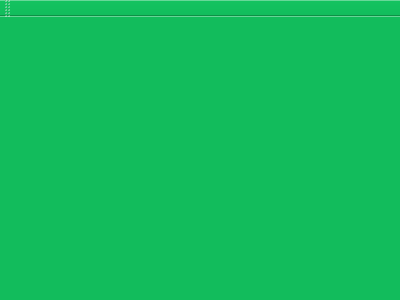
<?xml version="1.0" encoding="UTF-8"?>
<ui version="4.0">
 <class>MainWindow</class>
 <widget class="QMainWindow" name="MainWindow">
  <property name="geometry">
   <rect>
    <x>0</x>
    <y>0</y>
    <width>400</width>
    <height>300</height>
   </rect>
  </property>
  <property name="windowTitle">
   <string>MainWindow</string>
  </property>
  <property name="styleSheet">
   <string notr="true">background-color: rgb(18, 188, 92);</string>
  </property>
  <widget class="QWidget" name="centralWidget">
   <widget class="QLabel" name="lblShow">
    <property name="geometry">
     <rect>
      <x>20</x>
      <y>20</y>
      <width>361</width>
      <height>221</height>
     </rect>
    </property>
    <property name="font">
     <font>
      <family>微软雅黑</family>
      <pointsize>18</pointsize>
      <kerning>true</kerning>
     </font>
    </property>
    <property name="styleSheet">
     <string notr="true"/>
    </property>
    <property name="text">
     <string/>
    </property>
   </widget>
  </widget>
  <widget class="QMenuBar" name="menuBar">
   <property name="geometry">
    <rect>
     <x>0</x>
     <y>0</y>
     <width>400</width>
     <height>23</height>
    </rect>
   </property>
  </widget>
  <widget class="QToolBar" name="mainToolBar">
   <attribute name="toolBarArea">
    <enum>TopToolBarArea</enum>
   </attribute>
   <attribute name="toolBarBreak">
    <bool>false</bool>
   </attribute>
  </widget>
  <widget class="QStatusBar" name="statusBar"/>
 </widget>
 <layoutdefault spacing="6" margin="11"/>
 <resources/>
 <connections/>
</ui>
